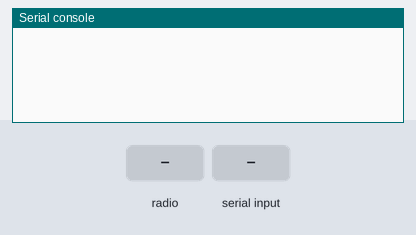
Bench run of a program on a simulated BBC micro:bit running MicroPython. Parts: the last lines printed to the serial console. The test bench sets the inputs (shaded band). No radio messages arrive unless stated (any console line starting 'radio sent:' is added by the test bench).

Above: at 1.2 s.
1.3 s: radio message "1" arrives
At 2.5 s:
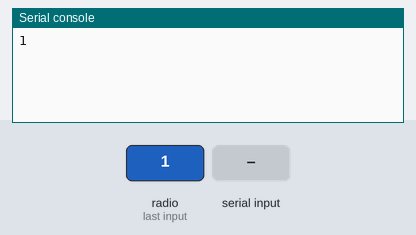
2.8 s: "5" typed at the serial console
At 3.9 s:
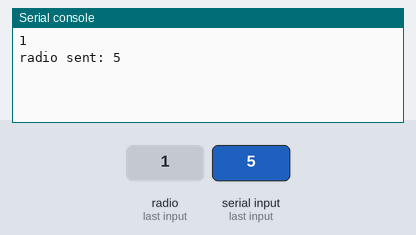

The program:

microbit.py
```python
from microbit import *
import radio

radio.on()

radio.config(channel=1)

while True:
    incoming = radio.receive()
    if incoming:
        print(incoming)
    msg = uart.read()

    if msg:
        ch = msg[:2]
        ch = int(ch)

        radio.config(channel=ch)
        radio.send(msg[:2])
```

Measured:
- after the input at 1.3 s, the serial console: prints a new line at once (image 1)
- after the input at 2.8 s, the serial console: prints a new line at once (image 2)
